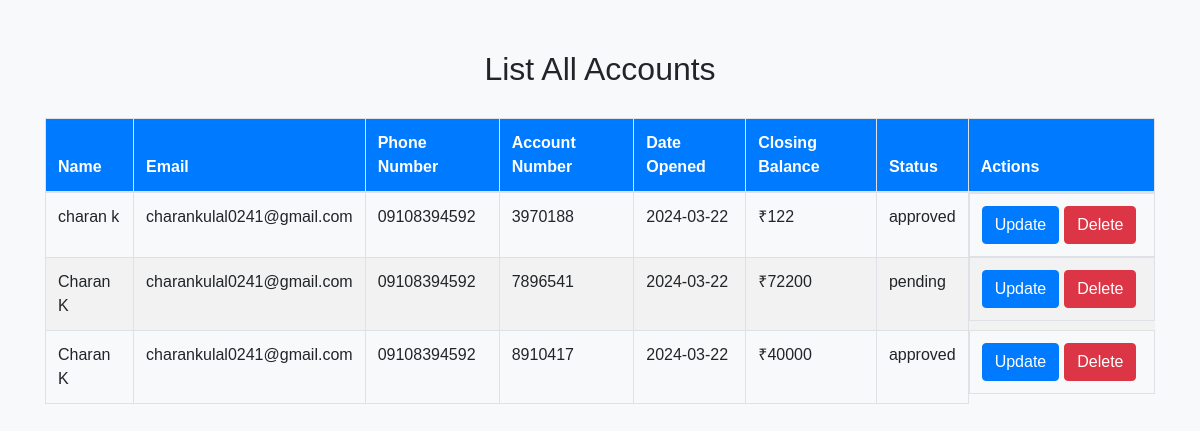
The app's page /list_all_accounts_by_admin.php (signed in), older data.
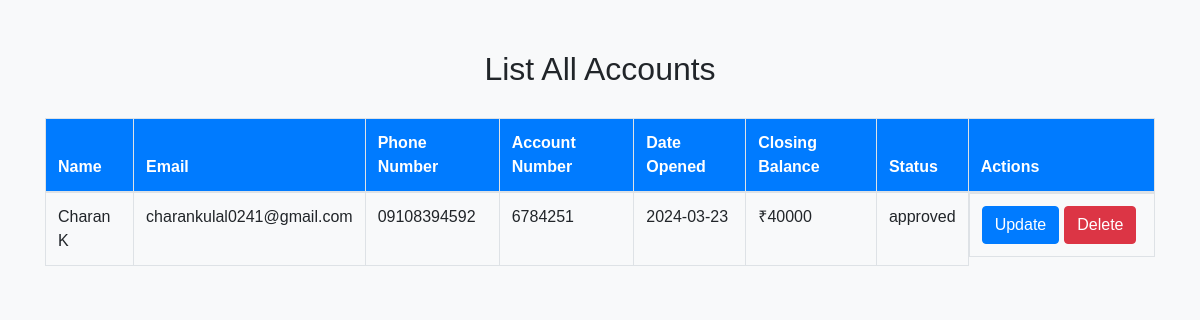
The same page, newer data.
### tables this page shows
CREATE TABLE `account` (
  `account_number` varchar(20) NOT NULL,
  `customer_id` int(11) NOT NULL,
  `balance` text NOT NULL,
  `date_opened` date NOT NULL DEFAULT current_timestamp(),
  `branch_id` int(11) NOT NULL,
  `status` text NOT NULL
);

CREATE TABLE `customer` (
  `customer_id` int(11) NOT NULL,
  `name` text NOT NULL,
  `username` text NOT NULL,
  `password` text NOT NULL,
  `email` text NOT NULL,
  `address` text NOT NULL,
  `phone_number` text NOT NULL,
  `dob` date NOT NULL
);

### list_all_accounts_by_admin.php (the view, shortened to what this page needs)
<?php
include 'db_connect.php';
$sql = "SELECT customer.name, customer.email, customer.phone_number, account.account_number, account.date_opened, account.branch_id, account.balance, account.status
FROM account
JOIN customer ON account.customer_id = customer.customer_id;";
$result = $conn->query($sql);
?>
<!DOCTYPE html>
<html lang="en">
<head>
    <link rel="stylesheet" href="https://maxcdn.bootstrapcdn.com/bootstrap/4.5.2/css/bootstrap.min.css">
</head>
<body>
    <div class="container">
        <h2>List All Accounts</h2>
        <div class="table-responsive">
            <table class="table table-bordered">
                <thead>
                    <tr>
                        <th>Name</th>
                        <th>Email</th>
                        <th>Phone Number</th>
                        <th>Account Number</th>
                        <th>Date Opened</th>
                        <th>Closing Balance</th>
                        <th>Status</th>
                        <th>Actions</th>
                    </tr>
                </thead>
                <tbody>
                    <?php
                    if ($result->num_rows > 0) {
                        while ($row = $result->fetch_assoc()) {
                            echo "<tr>";
                            echo "<td>" . $row["name"] . "</td>";
                            echo "<td>" . $row["email"] . "</td>";
                            echo "<td>" . $row["phone_number"] . "</td>";
                            echo "<td>" . $row["account_number"] . "</td>";
                            echo "<td>" . $row["date_opened"] . "</td>";
                            echo "<td>₹" . $row["balance"] . "</td>";
                            echo "<td>" . $row["status"] . "</td>";
                            echo "<td class='btn-group'>";
                            echo "<form method='post' action='update_account_by_employee.php'>";
                            echo "<button type='submit' class='btn btn-primary'>Update</button>";
                            echo "</form>";
                            echo "<form method='post' action=''>";
                            echo "<button type='submit' class='btn btn-danger'>Delete</button>";
                            echo "</form>";
                            echo "</td>";
                            echo "</tr>";
                        }
                    } else {
                        echo "<tr><td colspan='8'>No accounts found.</td></tr>";
                    }
                    ?>
                </tbody>
            </table>
        </div>
    </div>
</body>
</html>

Row changes from the older to the newer data that the page shows:
removed account: customer.name "charan k", customer.email "charankulal0241@gmail.com", customer.phone_number "09108394592", account_number "3970188", date_opened "2024-03-22", balance "122", status "approved"
removed account: customer.name "Charan K", customer.email "charankulal0241@gmail.com", customer.phone_number "09108394592", account_number "7896541", date_opened "2024-03-22", balance "72200", status "pending"
removed account: customer.name "Charan K", customer.email "charankulal0241@gmail.com", customer.phone_number "09108394592", account_number "8910417", date_opened "2024-03-22", balance "40000", status "approved"
added account: customer.name "Charan K", customer.email "charankulal0241@gmail.com", customer.phone_number "09108394592", account_number "6784251", date_opened "2024-03-23", balance "40000", status "approved"
